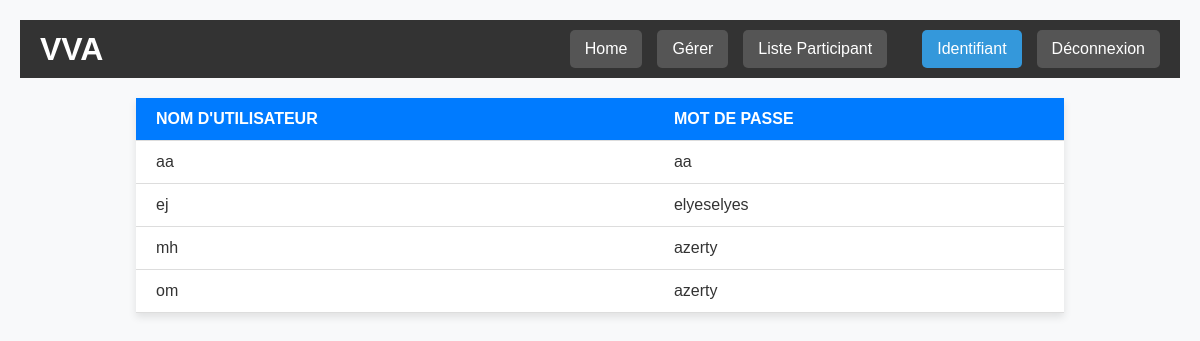
The page /identifiant.php (signed in) on the database its author committed.
### tables this page shows
CREATE TABLE `COMPTE` (
  `USER` char(8) NOT NULL,
  `MDP` char(10) DEFAULT NULL,
  `NOMCOMPTE` char(40) DEFAULT NULL,
  `PRENOMCOMPTE` char(30) DEFAULT NULL,
  `DATEINSCRIP` date DEFAULT NULL,
  `DATEFERME` date DEFAULT NULL,
  `TYPEPROFIL` char(2) DEFAULT NULL,
  `DATEDEBSEJOUR` date DEFAULT NULL,
  `DATEFINSEJOUR` date DEFAULT NULL,
  `DATENAISCOMPTE` date DEFAULT NULL,
  `ADRMAILCOMPTE` char(70) DEFAULT NULL,
  `NOTELCOMPTE` char(15) DEFAULT NULL
);

### identifiant.php (the view)
<?php
require 'config/db.php';
include 'header.php';
$sql = "SELECT USER, MDP FROM COMPTE";
$stmt = $pdo->query($sql);
echo "<!DOCTYPE html>
<html lang='fr'>
<head>
    <meta charset='UTF-8'>
    <meta name='viewport' content='width=device-width, initial-scale=1.0'>
    <title>Liste des Utilisateurs</title>
    <style>
        body {
            font-family: Arial, sans-serif;
            background-color: #f8f9fa;
            margin: 0;
            padding: 20px;
        }
        table {
            width: 80%;
            margin: 20px auto;
            border-collapse: collapse;
            background-color: #fff;
            box-shadow: 0 4px 8px rgba(0, 0, 0, 0.1);
        }
        th, td {
            padding: 12px 20px;
            text-align: left;
            border-bottom: 1px solid #ddd;
        }
        th {
            background-color: #007bff;
            color: white;
            text-transform: uppercase;
        }
        tr:hover {
            background-color: #f1f1f1;
        }
        td {
            color: #333;
        }
        .no-results {
            text-align: center;
            margin-top: 50px;
            font-size: 18px;
            color: #666;
        }
    </style>
</head>
<body>";
if ($stmt->rowCount() > 0) {
    echo "<table>
            <tr>
                <th>Nom d'utilisateur</th>
                <th>Mot de passe</th>
            </tr>";
    while ($row = $stmt->fetch()) {
        echo "<tr>
                <td>" . htmlspecialchars($row["USER"]) . "</td>
                <td>" . htmlspecialchars($row["MDP"]) . "</td>
              </tr>";
    }
    echo "</table>";
} else {
    echo "<p class='no-results'>Aucun utilisateur trouvé.</p>";
}
echo "</body>
</html>";
?>

### identifiant.php (style rules this page uses)
body { font-family: Arial, sans-serif; background-color: #f8f9fa; margin: 0; padding: 20px; }
table { width: 80%; margin: 20px auto; border-collapse: collapse; background-color: #fff; box-shadow: 0 4px 8px rgba(0, 0, 0, 0.1); }
th, td { padding: 12px 20px; text-align: left; border-bottom: 1px solid #ddd; }
th { background-color: #007bff; color: white; text-transform: uppercase; }
td { color: #333; }

### rows shown on the page
compte: USER "aa", MDP "aa"
compte: USER "ej", MDP "elyeselyes"
compte: USER "mh", MDP "azerty"
compte: USER "om", MDP "azerty"
